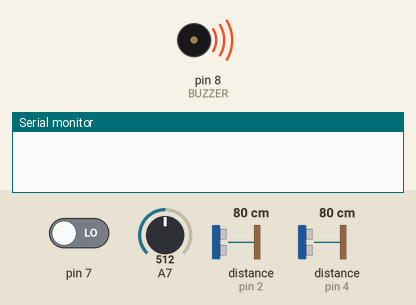
Simulated run of this sketch. Board: Arduino Nano, built with avr-gcc and run on an emulated ATmega328P. Parts: buzzer (waves = sounding), the last lines printed to the serial monitor. The inputs (shaded band) are chosen by the test bench; at power-on: pin 7 LOW, A7 = 512, distance to the obstacle (sensors on pin 2, pin 4) 80 cm. The echo pulse lasts 58.3 µs per cm.

Above: at 0.1 s.
At 4.6 s:
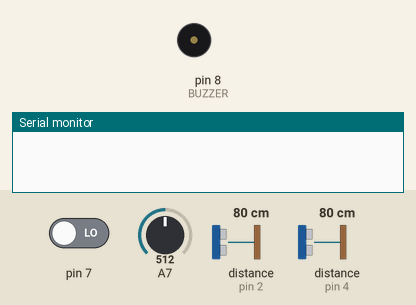
4.7 s: pin 7 driven HIGH
12.3 s: A7 set to 219
19.9 s: A7 set to 189
At 20.29 s:
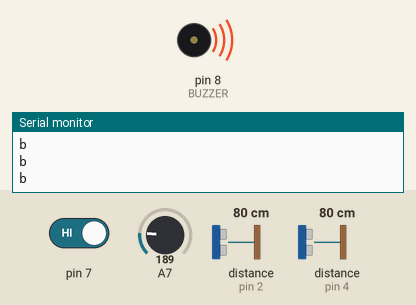
27.5 s: distance to the obstacle (sensor on pin 2) set to 54 cm
35.1 s: distance to the obstacle (sensor on pin 2) set to 46 cm
Timing chart, 0 to 43.7 s (numbered marks = the images above; inputs shaded):
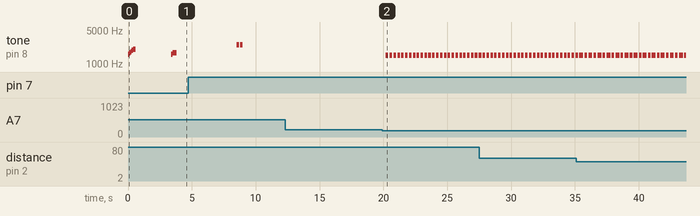

The sketch:

Dupla_Ecolocalizacao_Ultrassonica_Delays-e-Buzzer.ino
```cpp
// Autoria: Lucas Henrique Santos Souza & Welligtton Silva Cavedo
#include <HCSR04.h>


//conexão dos pinos para o sensor ultrasonico e buzzer
#define PIN_TRIGGER1   5
#define PIN_ECHO1      4
#define PIN_TRIGGER2   3
#define PIN_ECHO2      2

UltraSonicDistanceSensor distanceSensor(PIN_TRIGGER1, PIN_ECHO1);
UltraSonicDistanceSensor distanceSensor2(PIN_TRIGGER2, PIN_ECHO2);
int d1, d2;
char a='a';
char b='b';
char c='c';
char o='o';

int BUZZER = 8;

int STATE = 0;     //Pino state do HM10 ( nivél lógico baixo caso deconectado, nível lógico alto caso concetado)
int   volt = 0;    //variável que armazena a quantidade de bateria em percentual, considerando 100% 5 volts.
int contador = 0;
bool buz = false;

void setup() {
  pinMode(BUZZER, OUTPUT);
  pinMode(7 , INPUT);
  Serial.begin(9600);


  tone(BUZZER, 1600, 300);
  delay(100);
  tone(BUZZER, 1700, 300);
  delay(100);
  tone(BUZZER, 1800, 300);
  delay(100);
  tone(BUZZER, 1900, 300);
  delay(100);
  tone(BUZZER, 2000, 200);
  STATE = digitalRead(8);
  delay(3000);
}

void loop() {

  STATE = digitalRead(8);

  while(STATE==0 && buz==false){
  tone(BUZZER, 1600, 300);
  delay(100);
  tone(BUZZER, 1700, 300);
  delay(5000);
  STATE = digitalRead(7);
    if(STATE==1){
      tone(BUZZER, 2500, 200);
      delay(300);
      tone(BUZZER, 2500, 200);
    }
    if(contador>=5){ // após 30 sem segundos sem estabeler conexão, o módulo entra em modo buzzer, onde usa o buzzer como sinal de detecção de obstáculo
    buz=true;
    }
    contador++;
  }


//------------------SEÇÃO DE MEDIÇÕES---------------------
//Quando o STATE vai para o valor 1 (alto), inicia-se o while abaixo que cuida das medições e envio bluetooth.
//Em outras palavras, só faz medições e envio de dados quando o pino STATE é deslocado para nível lógico alto.

  while(STATE==1 && buz==false){
    d1=distanceSensor.measureDistanceCm();
    d2=distanceSensor2.measureDistanceCm();

    if(d1<=d2&&d1<=50&&d1>1||d2<=d1&&d2<=50&&d2>1) //distância está entre 1 e 50 cm
    Serial.println(a);

    if(d1<=d2&&d1<=100&&d1>50||d2<=d1&&d2<=100&&d2>50){  //distância está entre 50 e 100 cm
    Serial.println(b);
    delay(200);}

    if(d1<=d2&&d1<=130&&d1>100||d2<=d1&&d2<=130&&d2>100){   //distância está entre 100 e 130 cm
    Serial.println(c);
    delay(500);}

    if(d1>130&&d2>130||d1<1&&d2<1){      //distância está acima de 130
    Serial.println(o);
    delay(50);}


   volt = map(analogRead(A7), 0, 1023, 0, 100);   //Verifica o nível de bateria a cada nova medição
    if(volt<20){                                  //Se o nível de bateria for menor qu 20% emite um aviso sonoro diferente dos demais
      tone(BUZZER, 1500, 200);
      delay(300);
      tone(BUZZER, 1500, 200);
      delay(300);
      tone(BUZZER, 1500, 200);
    }


    STATE = digitalRead(7);
    delay(100);
  }

  while(STATE==0 && buz==true){ // MODO BUZZER - usa o buzzer para detecção de obstáculos

  contador=0;
    d1=distanceSensor.measureDistanceCm();
    d2=distanceSensor2.measureDistanceCm();

    if(d1<=d2&&d1<=50&&d1>1||d2<=d1&&d2<=50&&d2>1) //distância está entre 1 e 50 cm
      tone(BUZZER, 2000);

    if(d1<=d2&&d1<=100&&d1>50||d2<=d1&&d2<=100&&d2>50){ //distância está entre 50 e 100 cm
      tone(BUZZER, 2000);
      delay(200);
      noTone(BUZZER);
      }


    if(d1<=d2&&d1<=130&&d1>100||d2<=d1&&d2<=130&&d2>100){ //distância está entre 100 e 130 cm
      tone(BUZZER, 2000);
      delay(500);
      noTone(BUZZER);}


    if(d1>130&&d2>130||d1<1&&d2<1)
      noTone(BUZZER);

    STATE = digitalRead(3);
    if(STATE==1){
      tone(BUZZER, 2500, 200);
      delay(300);
      tone(BUZZER, 2500, 200);
      buz=false;
      }
    delay(100);
}

}
```

Measured:
- the behaviour switches between 205 and 204 on A7 (found by bisection; images 1 and 2)
- after the input at 19.9 s, tone on pin 8 (BUZZER): alternates 1500 Hz for 0.20 s and silent for 0.10 s, starting after 0.30 s
